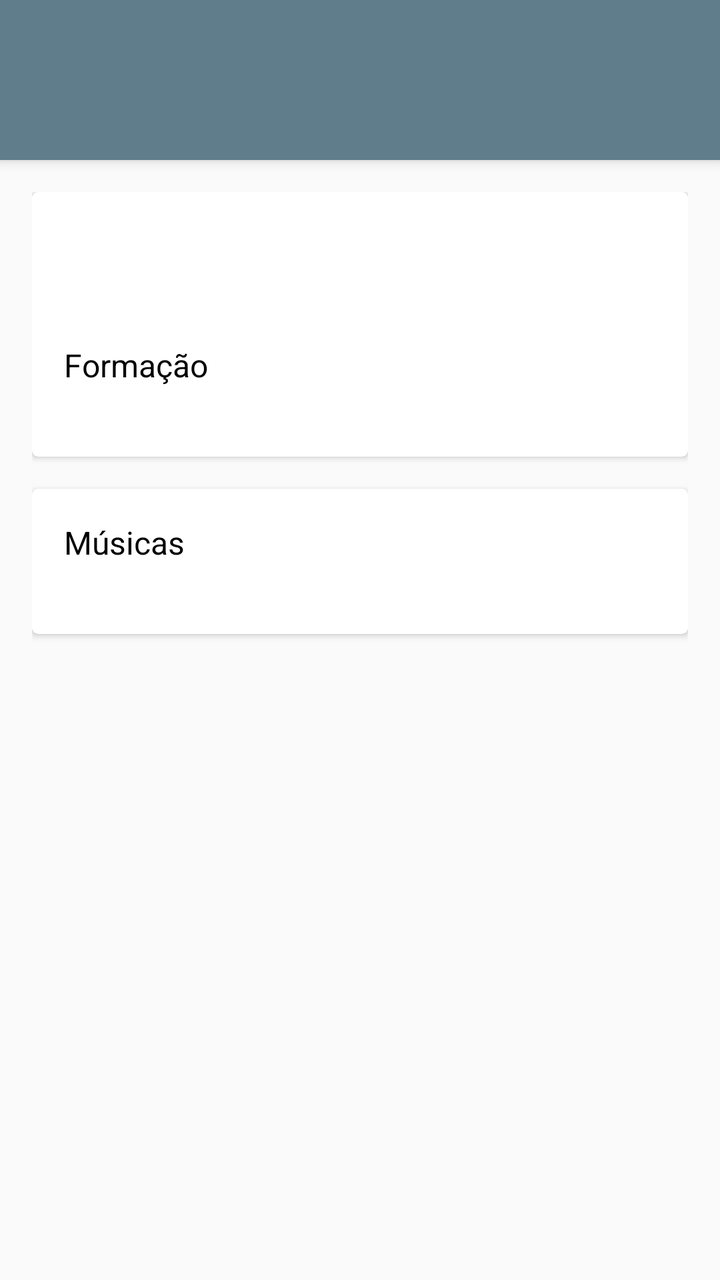
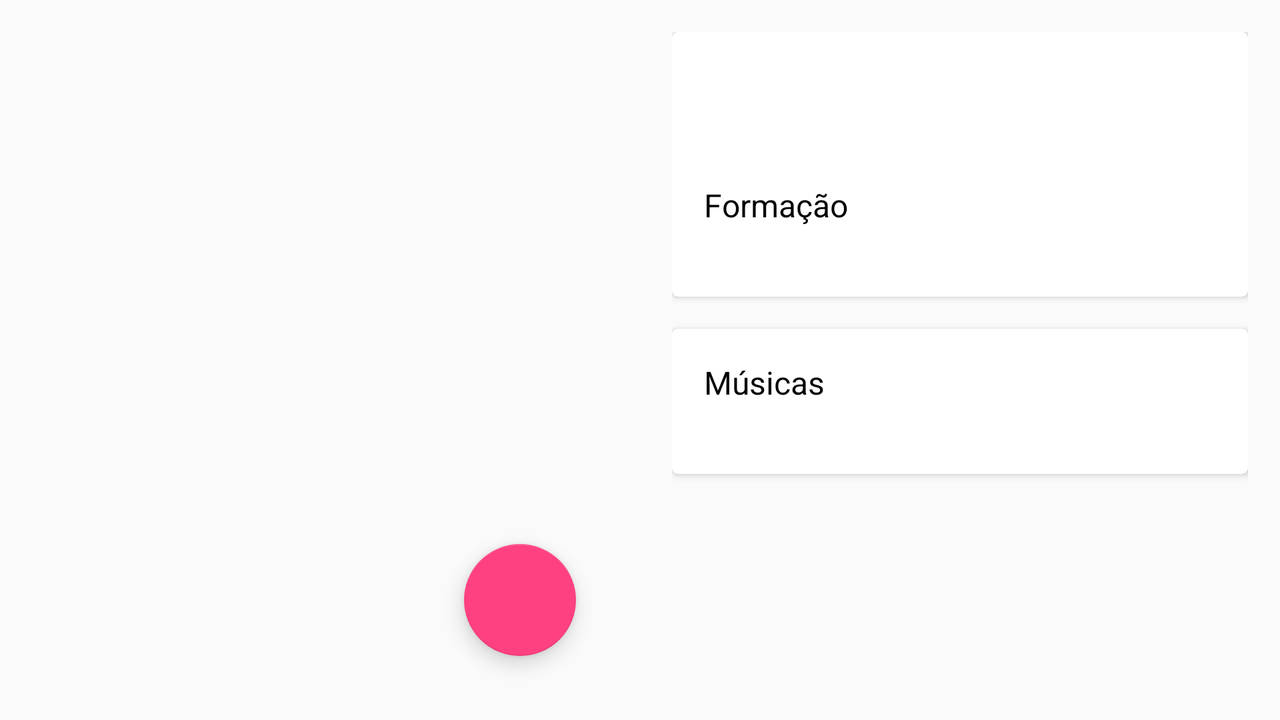

An Android layout and its configuration variant, each rendered on a device that would load it. The default file and the variant file are quoted in full after the pictures.
<!-- AndroidManifest.xml: activity theme AppTheme.Translucent -->
<!-- res/layout/activity_detalhe.xml -->
<?xml version="1.0" encoding="utf-8"?>
<android.support.design.widget.CoordinatorLayout xmlns:android="http://schemas.android.com/apk/res/android"
    xmlns:app="http://schemas.android.com/apk/res-auto"
    android:id="@+id/coordinator"
    android:layout_width="match_parent"
    android:layout_height="match_parent">

    <android.support.v4.widget.NestedScrollView
        android:layout_width="match_parent"
        android:layout_height="match_parent"
        android:clipToPadding="false"
        android:scrollbars="vertical"
        app:layout_behavior="@string/appbar_scrolling_view_behavior">

        <include layout="@layout/conteudo" />
    </android.support.v4.widget.NestedScrollView>

    <android.support.design.widget.AppBarLayout
        android:id="@+id/appBar"
        android:layout_width="match_parent"
        android:layout_height="wrap_content"
        app:elevation="4dp">

        <android.support.design.widget.CollapsingToolbarLayout
            android:id="@+id/coolapseToolbar"
            android:layout_width="match_parent"
            android:layout_height="match_parent"
            app:contentScrim="?attr/colorPrimary"
            app:layout_scrollFlags="scroll|exitUntilCollapsed">

            <ImageView
                android:id="@+id/imgCapa"
                android:layout_width="match_parent"
                android:layout_height="match_parent"
                android:scaleType="centerCrop"
                app:layout_collapseMode="parallax"
                app:layout_collapseParallaxMultiplier="0.7" />

            <android.support.v7.widget.Toolbar
                android:id="@+id/toolbar"
                android:layout_width="match_parent"
                android:layout_height="@dimen/toolbar_height_translucent"
                android:paddingTop="@dimen/toolbar_padding_translucent"
                app:layout_collapseMode="pin" />
        </android.support.design.widget.CollapsingToolbarLayout>

    </android.support.design.widget.AppBarLayout>

    <android.support.design.widget.FloatingActionButton
        android:id="@+id/fabFavorito"
        android:layout_width="wrap_content"
        android:layout_height="wrap_content"
        android:layout_margin="16dp"
        app:elevation="6dp"
        app:fabSize="normal"
        app:layout_anchor="@+id/appBar"
        app:layout_anchorGravity="bottom|right|end" />

</android.support.design.widget.CoordinatorLayout>
<!-- res/layout/conteudo.xml (included above) -->
<?xml version="1.0" encoding="utf-8"?>
<LinearLayout xmlns:android="http://schemas.android.com/apk/res/android"
    xmlns:cardview="http://schemas.android.com/apk/res-auto"
    android:layout_width="match_parent"
    android:layout_height="wrap_content"
    android:orientation="vertical"
    android:padding="16dp">

    <android.support.v7.widget.CardView
        android:layout_width="match_parent"
        android:layout_height="match_parent"
        cardview:cardBackgroundColor="@android:color/white"
        cardview:cardCornerRadius="3dp"
        cardview:cardElevation="2dp">

        <LinearLayout
            android:layout_width="match_parent"
            android:layout_height="wrap_content"
            android:orientation="vertical"
            android:padding="16dp">

            <TextView
                android:id="@+id/txtTitulo"
                style="@style/Titulo"
                android:layout_width="match_parent"
                android:layout_height="wrap_content" />

            <TextView
                android:id="@+id/txtAno"
                style="@style/TextoComum"
                android:layout_width="match_parent"
                android:layout_height="wrap_content" />

            <TextView
                android:id="@+id/txtGravadora"
                style="@style/TextoComum"
                android:layout_width="match_parent"
                android:layout_height="wrap_content" />

            <TextView
                style="@style/Titulo"
                android:layout_width="match_parent"
                android:layout_height="wrap_content"
                android:text="@string/formacao" />

            <TextView
                android:id="@+id/txtFormacao"
                style="@style/TextoComum"
                android:layout_width="match_parent"
                android:layout_height="wrap_content" />
        </LinearLayout>
    </android.support.v7.widget.CardView>

    <android.support.v7.widget.CardView
        android:layout_width="match_parent"
        android:layout_height="match_parent"
        android:layout_marginBottom="16dp"
        android:layout_marginTop="16dp"
        android:padding="16dp"
        cardview:cardBackgroundColor="@android:color/white"
        cardview:cardCornerRadius="3dp"
        cardview:cardElevation="2dp">

        <LinearLayout
            android:layout_width="match_parent"
            android:layout_height="wrap_content"
            android:orientation="vertical"
            android:padding="16dp">

            <TextView
                style="@style/Titulo"
                android:layout_width="match_parent"
                android:layout_height="wrap_content"
                android:text="@string/musicas"/>

            <TextView
                android:id="@+id/txtMusicas"
                style="@style/TextoComum"
                android:layout_width="match_parent"
                android:layout_height="wrap_content" />
        </LinearLayout>
    </android.support.v7.widget.CardView>
</LinearLayout>
<!-- resources referenced by this layout -->
<resources>
  <!-- from res/values-v21/ -->
  <dimen name="toolbar_height_translucent">80dp</dimen>
  <!-- from res/values-v21/ -->
  <dimen name="toolbar_padding_translucent">24dp</dimen>
  <string name="formacao">Formação</string>
  <string name="musicas">Músicas</string>
  <style name="TextoComum">
          <item name="android:textSize">14sp</item>
          <item name="android:textColor">@android:color/darker_gray</item>
      </style>
  <style name="Titulo">
          <item name="android:textSize">16sp</item>
          <item name="android:textColor">@android:color/black</item>
      </style>
  <!-- from res/values-v21/ -->
  <style name="AppTheme.Translucent" parent="AppTheme">
          <item name="android:fitsSystemWindows">true</item>
          <item name="android:windowTranslucentStatus">true</item>
      </style>
  <!-- from res/values-v21/ -->
  <style name="AppTheme" parent="AppTheme.Base">
          <item name="android:windowContentTransitions">true</item>
          <item name="android:windowSharedElementEnterTransition">
              @android:transition/move
          </item>
          <item name="android:windowSharedElementExitTransition">
              @android:transition/move
          </item>
        
      </style>
  <style name="AppTheme.Base" parent="Theme.AppCompat.Light.NoActionBar">
          
          <item name="android:textColorPrimary">@color/colorTextPrimary</item>
          <item name="colorPrimary">@color/colorPrimary</item>
          <item name="colorPrimaryDark">@color/colorPrimaryDark</item>
          <item name="colorAccent">@color/colorAccent</item>
      </style>
  <color name="colorTextPrimary">#ECEFF1</color>
  <color name="colorPrimary">#607D8b</color>
  <color name="colorPrimaryDark">#455A64</color>
  <color name="colorAccent">#FF4081</color>
</resources>
<!-- res/layout-land/activity_detalhe.xml (the repository's variant of the layout above) -->
<!-- drawn on the phone turned sideways -->
<?xml version="1.0" encoding="utf-8"?>
<android.support.design.widget.CoordinatorLayout xmlns:android="http://schemas.android.com/apk/res/android"
    xmlns:app="http://schemas.android.com/apk/res-auto"
    android:id="@+id/coordinator"
    android:layout_width="match_parent"
    android:layout_height="match_parent">

    <LinearLayout
        android:layout_width="match_parent"
        android:layout_height="match_parent"
        android:orientation="horizontal">

        <FrameLayout
            android:layout_width="0dp"
            android:layout_height="match_parent"
            android:layout_weight="1"
            android:orientation="vertical"
            android:padding="16dp">

            <ImageView
                android:id="@+id/imgCapa"
                android:layout_width="match_parent"
                android:layout_height="match_parent"
                android:layout_gravity="center"
                android:scaleType="fitStart" />

            <android.support.v7.widget.Toolbar
                android:id="@+id/toolbar"
                android:layout_width="match_parent"
                android:layout_height="?attr/actionBarSize" />

            <android.support.design.widget.FloatingActionButton
                android:id="@+id/fabFavorito"
                android:layout_width="wrap_content"
                android:layout_height="wrap_content"
                android:layout_gravity="right|bottom"
                android:layout_margin="16dp"
                app:backgroundTint="@color/colorAccent"
                app:fabSize="normal"
                app:layout_anchor="@+id/imgCapa"/>
        </FrameLayout>
        <android.support.v4.widget.NestedScrollView
            android:layout_width="0dp"
            android:layout_height="match_parent"
            android:layout_weight="1"
            android:clipToPadding="false"
            android:scrollbars="vertical">

            <include
                layout="@layout/conteudo"/>
        </android.support.v4.widget.NestedScrollView>


    </LinearLayout>

</android.support.design.widget.CoordinatorLayout>
<!-- resources referenced by the variant -->
<!-- as the phone turned sideways resolves them -->
<resources>
  <color name="colorAccent">#FF4081</color>
  <string name="formacao">Formação</string>
  <string name="musicas">Músicas</string>
  <style name="TextoComum">
          <item name="android:textSize">14sp</item>
          <item name="android:textColor">@android:color/darker_gray</item>
      </style>
  <style name="Titulo">
          <item name="android:textSize">16sp</item>
          <item name="android:textColor">@android:color/black</item>
      </style>
  <!-- from res/values-v21/ -->
  <style name="AppTheme.Translucent" parent="AppTheme">
          <item name="android:fitsSystemWindows">true</item>
          <item name="android:windowTranslucentStatus">true</item>
      </style>
  <!-- from res/values-v21/ -->
  <style name="AppTheme" parent="AppTheme.Base">
          <item name="android:windowContentTransitions">true</item>
          <item name="android:windowSharedElementEnterTransition">
              @android:transition/move
          </item>
          <item name="android:windowSharedElementExitTransition">
              @android:transition/move
          </item>
        
      </style>
  <style name="AppTheme.Base" parent="Theme.AppCompat.Light.NoActionBar">
          
          <item name="android:textColorPrimary">@color/colorTextPrimary</item>
          <item name="colorPrimary">@color/colorPrimary</item>
          <item name="colorPrimaryDark">@color/colorPrimaryDark</item>
          <item name="colorAccent">@color/colorAccent</item>
      </style>
  <color name="colorTextPrimary">#ECEFF1</color>
  <color name="colorPrimary">#607D8b</color>
  <color name="colorPrimaryDark">#455A64</color>
</resources>
